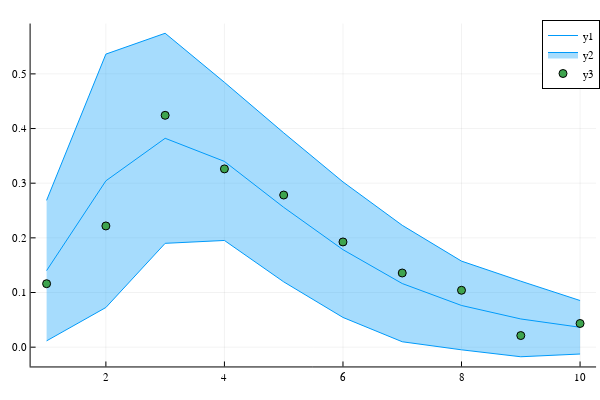
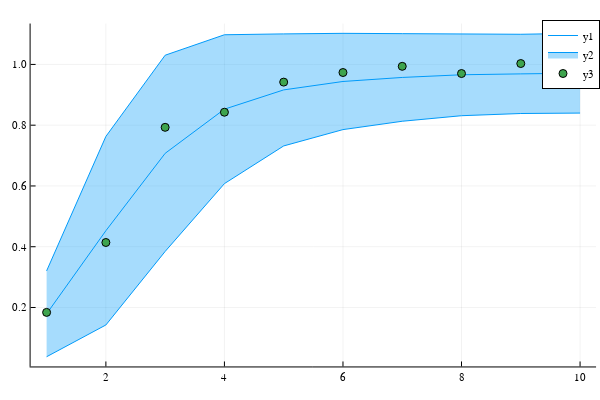

Write notebook code for charts like these, in order.
### Code cell
plt1, plt2 = data_check_plot(problem, true_parameter, tobs, y_load)
display(plt1)
display(plt2)

### Figure 1 — Plotly figure (JSON) as saved in the notebook; plotly's stock layout.template omitted (floating-point values rounded to 4 significant figures)
{"data": [{"colorbar": {"title": ""}, "legendgroup": "y1", "line": {"color": "rgba(0, 154, 250, 1.000)", "dash": "solid", "shape": "linear", "width": 1}, "mode": "lines", "name": "y1", "showlegend": true, "type": "scatter", "x": [1, 2, 3, 4, 5, 6, 7, 8, 9, 10], "xaxis": "x", "y": [0.1401, 0.3044, 0.3822, 0.3399, 0.2558, 0.1784, 0.1164, 0.07629, 0.05161, 0.0364], "yaxis": "y", "zmax": null, "zmin": null}, {"colorbar": {"title": ""}, "legendgroup": "y2", "line": {"color": "rgba(0, 154, 250, 1.000)", "dash": "solid", "shape": "linear", "width": 1}, "mode": "lines", "name": "y2", "showlegend": false, "type": "scatter", "x": [1, 2, 3, 4, 5, 6, 7, 8, 9, 10], "xaxis": "x", "y": [0.2686, 0.5362, 0.5743, 0.4846, 0.3922, 0.3023, 0.223, 0.1574, 0.1207, 0.08535], "yaxis": "y", "zmax": null, "zmin": null}, {"colorbar": {"title": ""}, "fill": "tonexty", "fillcolor": "rgba(0, 154, 250, 0.350)", "legendgroup": "y2", "line": {"color": "rgba(0, 154, 250, 1.000)", "dash": "solid", "shape": "linear", "width": 1}, "mode": "lines", "name": "y2", "showlegend": true, "type": "scatter", "x": [1, 2, 3, 4, 5, 6, 7, 8, 9, 10], "xaxis": "x", "y": [0.01155, 0.07258, 0.19, 0.1952, 0.1195, 0.05438, 0.009884, -0.004841, -0.01753, -0.01255], "yaxis": "y", "zmax": null, "zmin": null}, {"colorbar": {"title": ""}, "legendgroup": "y3", "marker": {"color": "rgba(62, 164, 78, 1.000)", "line": {"color": "rgba(0, 0, 0, 1.000)", "width": 1}, "size": 8, "symbol": "circle"}, "mode": "markers", "name": "y3", "showlegend": true, "type": "scatter", "x": [1, 2, 3, 4, 5, 6, 7, 8, 9, 10], "xaxis": "x", "y": [0.1161, 0.2218, 0.4242, 0.3262, 0.2783, 0.1925, 0.1357, 0.1041, 0.02125, 0.04334], "yaxis": "y", "zmax": null, "zmin": null}], "layout": {"annotations": [], "height": 400, "legend": {"bgcolor": "rgba(255, 255, 255, 1.000)", "bordercolor": "rgba(0, 0, 0, 1.000)", "borderwidth": 1, "font": {"color": "rgba(0, 0, 0, 1.000)", "family": "sans-serif", "size": 11}, "title": {"font": {"color": "rgba(0, 0, 0, 1.000)", "family": "sans-serif", "size": 15}, "text": ""}, "tracegroupgap": 0, "traceorder": "normal", "x": 1, "xanchor": "auto", "y": 1, "yanchor": "auto"}, "margin": {"b": 20, "l": 0, "r": 0, "t": 20}, "paper_bgcolor": "rgba(255, 255, 255, 1.000)", "plot_bgcolor": "rgba(255, 255, 255, 1.000)", "showlegend": true, "width": 600, "xaxis": {"anchor": "y", "domain": [0.05101, 0.9934], "gridcolor": "rgba(0, 0, 0, 0.100)", "gridwidth": 0.5, "linecolor": "rgba(0, 0, 0, 1.000)", "mirror": false, "range": [0.73, 10.27], "showgrid": true, "showline": true, "showticklabels": true, "tickangle": 0, "tickcolor": "rgb(0, 0, 0)", "tickfont": {"color": "rgba(0, 0, 0, 1.000)", "family": "sans-serif", "size": 11}, "tickmode": "array", "ticks": "inside", "ticktext": ["2", "4", "6", "8", "10"], "tickvals": [2, 4, 6, 8, 10], "title": "", "titlefont": {"color": "rgba(0, 0, 0, 1.000)", "family": "sans-serif", "size": 15}, "type": "-", "visible": true, "zeroline": false, "zerolinecolor": "rgba(0, 0, 0, 1.000)"}, "yaxis": {"anchor": "x", "domain": [0.03762, 0.9902], "gridcolor": "rgba(0, 0, 0, 0.100)", "gridwidth": 0.5, "linecolor": "rgba(0, 0, 0, 1.000)", "mirror": false, "range": [-0.03529, 0.5921], "showgrid": true, "showline": true, "showticklabels": true, "tickangle": 0, "tickcolor": "rgb(0, 0, 0)", "tickfont": {"color": "rgba(0, 0, 0, 1.000)", "family": "sans-serif", "size": 11}, "tickmode": "array", "ticks": "inside", "ticktext": ["0.0", "0.1", "0.2", "0.3", "0.4", "0.5"], "tickvals": [0, 0.1, 0.2, 0.3, 0.4, 0.5], "title": "", "titlefont": {"color": "rgba(0, 0, 0, 1.000)", "family": "sans-serif", "size": 15}, "type": "-", "visible": true, "zeroline": false, "zerolinecolor": "rgba(0, 0, 0, 1.000)"}}}

### Figure 2 — Plotly figure (JSON) as saved in the notebook; plotly's stock layout.template omitted (floating-point values rounded to 4 significant figures)
{"data": [{"colorbar": {"title": ""}, "legendgroup": "y1", "line": {"color": "rgba(0, 154, 250, 1.000)", "dash": "solid", "shape": "linear", "width": 1}, "mode": "lines", "name": "y1", "showlegend": true, "type": "scatter", "x": [1, 2, 3, 4, 5, 6, 7, 8, 9, 10], "xaxis": "x", "y": [0.1792, 0.4527, 0.7074, 0.8527, 0.9161, 0.9439, 0.9571, 0.9659, 0.9689, 0.9712], "yaxis": "y", "zmax": null, "zmin": null}, {"colorbar": {"title": ""}, "legendgroup": "y2", "line": {"color": "rgba(0, 154, 250, 1.000)", "dash": "solid", "shape": "linear", "width": 1}, "mode": "lines", "name": "y2", "showlegend": false, "type": "scatter", "x": [1, 2, 3, 4, 5, 6, 7, 8, 9, 10], "xaxis": "x", "y": [0.3204, 0.763, 1.03, 1.098, 1.1, 1.102, 1.101, 1.101, 1.099, 1.103], "yaxis": "y", "zmax": null, "zmin": null}, {"colorbar": {"title": ""}, "fill": "tonexty", "fillcolor": "rgba(0, 154, 250, 0.350)", "legendgroup": "y2", "line": {"color": "rgba(0, 154, 250, 1.000)", "dash": "solid", "shape": "linear", "width": 1}, "mode": "lines", "name": "y2", "showlegend": true, "type": "scatter", "x": [1, 2, 3, 4, 5, 6, 7, 8, 9, 10], "xaxis": "x", "y": [0.0379, 0.1425, 0.3845, 0.6077, 0.7318, 0.7855, 0.813, 0.8312, 0.8385, 0.8398], "yaxis": "y", "zmax": null, "zmin": null}, {"colorbar": {"title": ""}, "legendgroup": "y3", "marker": {"color": "rgba(62, 164, 78, 1.000)", "line": {"color": "rgba(0, 0, 0, 1.000)", "width": 1}, "size": 8, "symbol": "circle"}, "mode": "markers", "name": "y3", "showlegend": true, "type": "scatter", "x": [1, 2, 3, 4, 5, 6, 7, 8, 9, 10], "xaxis": "x", "y": [0.1839, 0.414, 0.7929, 0.8426, 0.9418, 0.9733, 0.9937, 0.97, 1.003, 1.006], "yaxis": "y", "zmax": null, "zmin": null}], "layout": {"annotations": [], "height": 400, "legend": {"bgcolor": "rgba(255, 255, 255, 1.000)", "bordercolor": "rgba(0, 0, 0, 1.000)", "borderwidth": 1, "font": {"color": "rgba(0, 0, 0, 1.000)", "family": "sans-serif", "size": 11}, "title": {"font": {"color": "rgba(0, 0, 0, 1.000)", "family": "sans-serif", "size": 15}, "text": ""}, "tracegroupgap": 0, "traceorder": "normal", "x": 1, "xanchor": "auto", "y": 1, "yanchor": "auto"}, "margin": {"b": 20, "l": 0, "r": 0, "t": 20}, "paper_bgcolor": "rgba(255, 255, 255, 1.000)", "plot_bgcolor": "rgba(255, 255, 255, 1.000)", "showlegend": true, "width": 600, "xaxis": {"anchor": "y", "domain": [0.05101, 0.9934], "gridcolor": "rgba(0, 0, 0, 0.100)", "gridwidth": 0.5, "linecolor": "rgba(0, 0, 0, 1.000)", "mirror": false, "range": [0.73, 10.27], "showgrid": true, "showline": true, "showticklabels": true, "tickangle": 0, "tickcolor": "rgb(0, 0, 0)", "tickfont": {"color": "rgba(0, 0, 0, 1.000)", "family": "sans-serif", "size": 11}, "tickmode": "array", "ticks": "inside", "ticktext": ["2", "4", "6", "8", "10"], "tickvals": [2, 4, 6, 8, 10], "title": "", "titlefont": {"color": "rgba(0, 0, 0, 1.000)", "family": "sans-serif", "size": 15}, "type": "-", "visible": true, "zeroline": false, "zerolinecolor": "rgba(0, 0, 0, 1.000)"}, "yaxis": {"anchor": "x", "domain": [0.03762, 0.9902], "gridcolor": "rgba(0, 0, 0, 0.100)", "gridwidth": 0.5, "linecolor": "rgba(0, 0, 0, 1.000)", "mirror": false, "range": [0.005957, 1.135], "showgrid": true, "showline": true, "showticklabels": true, "tickangle": 0, "tickcolor": "rgb(0, 0, 0)", "tickfont": {"color": "rgba(0, 0, 0, 1.000)", "family": "sans-serif", "size": 11}, "tickmode": "array", "ticks": "inside", "ticktext": ["0.2", "0.4", "0.6", "0.8", "1.0"], "tickvals": [0.2, 0.4, 0.6, 0.8, 1], "title": "", "titlefont": {"color": "rgba(0, 0, 0, 1.000)", "family": "sans-serif", "size": 15}, "type": "-", "visible": true, "zeroline": false, "zerolinecolor": "rgba(0, 0, 0, 1.000)"}}}
